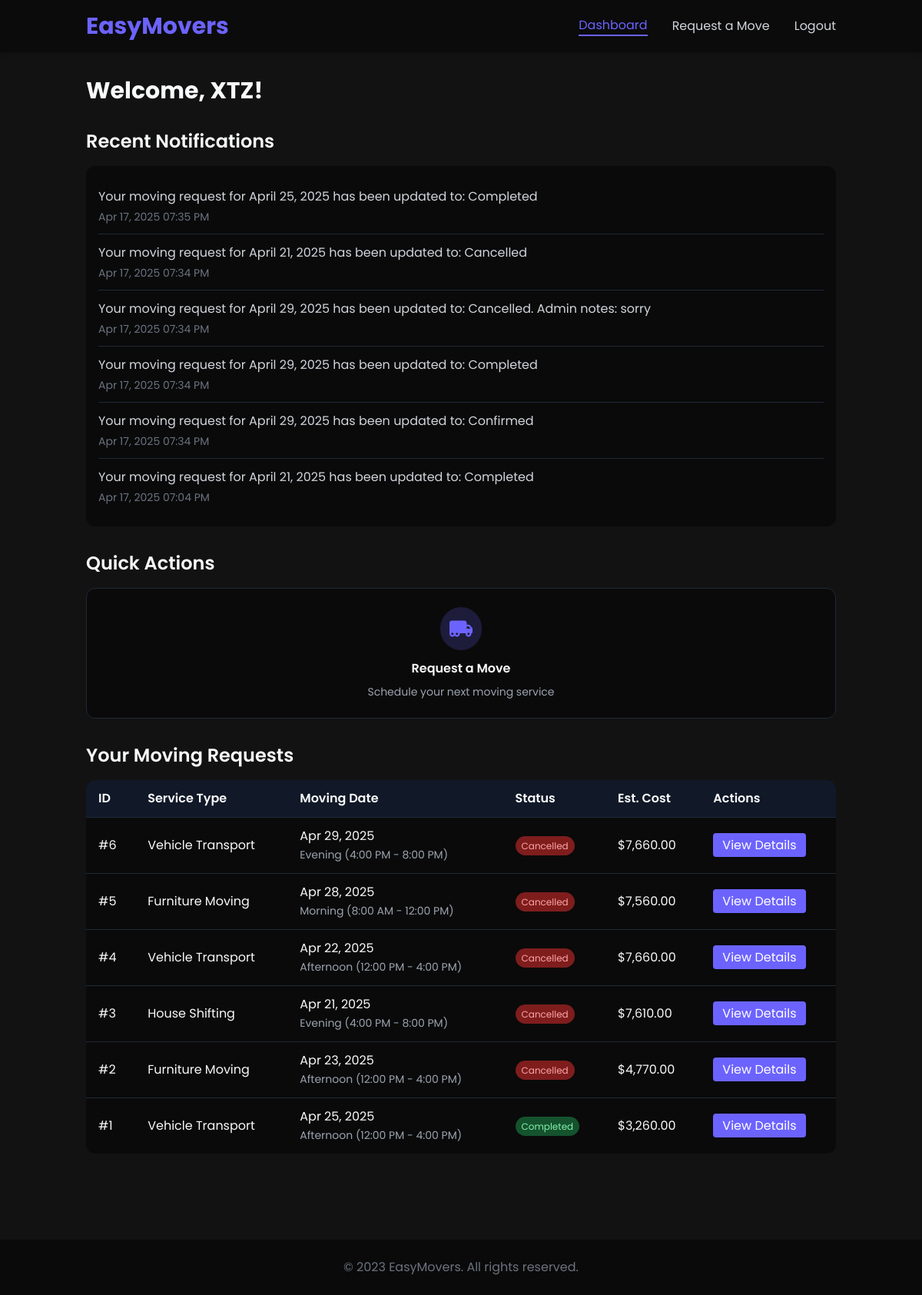
Screenshot of /user_dashboard.php (signed in) with the database file from the repository.
### tables this page shows
CREATE TABLE `user_notifications` (
  `id` int(11) NOT NULL,
  `user_id` int(11) NOT NULL,
  `message` text NOT NULL,
  `related_to` varchar(50) NOT NULL,
  `related_id` int(11) NOT NULL,
  `is_read` tinyint(1) DEFAULT 0,
  `created_at` datetime NOT NULL
);

CREATE TABLE `moving_requests` (
  `id` int(11) NOT NULL,
  `user_id` int(11) NOT NULL,
  `service_type` varchar(100) NOT NULL,
  `from_address` text NOT NULL,
  `to_address` text NOT NULL,
  `moving_date` date NOT NULL,
  `moving_time` varchar(50) NOT NULL,
  `items` text NOT NULL,
  `special_instructions` text DEFAULT NULL,
  `status` enum('pending','confirmed','in_progress','completed','cancelled') NOT NULL DEFAULT 'pending',
  `admin_notes` text DEFAULT NULL,
  `estimated_cost` decimal(10,2) DEFAULT NULL,
  `created_at` datetime NOT NULL,
  `updated_at` datetime DEFAULT NULL
);

### user_dashboard.php (the view, shortened to what this page needs)
<?php
require_once 'db_connect.php';
$user_id = $_SESSION['user_id'];
$user_name = $_SESSION['user_name'] ?? '';
$sql = "SELECT * FROM moving_requests WHERE user_id = :user_id ORDER BY created_at DESC";
$requests = [];
if ($stmt = $pdo->prepare($sql)) {
    $stmt->bindParam(":user_id", $user_id, PDO::PARAM_INT);
    if ($stmt->execute()) {
        $requests = $stmt->fetchAll(PDO::FETCH_ASSOC);
    }
}
$sql = "SELECT * FROM user_notifications WHERE user_id = :user_id ORDER BY created_at DESC LIMIT 10";
$notifications = [];
if ($stmt = $pdo->prepare($sql)) {
    $stmt->bindParam(":user_id", $user_id, PDO::PARAM_INT);
    if ($stmt->execute()) {
        $notifications = $stmt->fetchAll(PDO::FETCH_ASSOC);
    }
}
?>
<!DOCTYPE html>
<html lang="en">
<head>
    <script src="https://cdn.tailwindcss.com"></script>
    <link rel="stylesheet" href="https://cdnjs.cloudflare.com/ajax/libs/font-awesome/6.4.0/css/all.min.css">
</head>
<body class="bg-dark min-h-screen">
    <nav class="bg-darker bg-opacity-90 py-4 shadow-md">
        <div class="container mx-auto px-6">
            <div class="flex items-center justify-between">
                <a href="index.php" class="text-3xl font-bold text-primary">EasyMovers</a>
                <div class="hidden md:flex space-x-8 items-center">
                    <a href="user_dashboard.php" class="text-primary border-b-2 border-primary transition-colors">Dashboard</a>
                    <a href="request_move.php" class="text-gray-300 hover:text-primary transition-colors">Request a Move</a>
                    <a href="logout.php" class="text-gray-300 hover:text-primary transition-colors">Logout</a>
                </div>
            </div>
        </div>
    </nav>
    <div class="container mx-auto px-6 py-8">
        <h1 class="text-3xl font-bold mb-8">Welcome, <?php echo htmlspecialchars($user_name); ?>!</h1>
        <?php if (!empty($notifications)): ?>
        <div class="mb-8">
            <h2 class="text-2xl font-semibold mb-4">Recent Notifications</h2>
            <div class="bg-darker rounded-xl p-4">
                <?php foreach ($notifications as $notification): ?>
                <div class="border-b border-gray-800 py-3 last:border-b-0">
                    <p class="text-gray-300"><?php echo htmlspecialchars($notification['message']); ?></p>
                    <p class="text-sm text-gray-500 mt-1"><?php echo date('M d, Y h:i A', strtotime($notification['created_at'])); ?></p>
                </div>
                <?php endforeach; ?>
            </div>
        </div>
        <?php endif; ?>
        <div class="mb-8">
            <h2 class="text-2xl font-semibold mb-4">Quick Actions</h2>
                 <div class="w-full">
                <a href="request_move.php" class="bg-darker hover:bg-gray-800 p-6 rounded-xl border border-gray-800 flex flex-col items-center justify-center text-center transition duration-300">
                    <div class="p-3 rounded-full bg-primary bg-opacity-20 text-primary mb-3">
                        <i class="fas fa-truck-moving text-2xl"></i>
                    </div>
                    <h3 class="font-semibold mb-2">Request a Move</h3>
                    <p class="text-sm text-gray-400">Schedule your next moving service</p>
                </a>
            </div>
        </div>
        <div class="mb-8">
            <h2 class="text-2xl font-semibold mb-4">Your Moving Requests</h2>
            <?php if (empty($requests)): ?>
            <div class="bg-darker rounded-xl p-6 text-center">
                <p class="text-gray-400 mb-4">You don't have any moving requests yet.</p>
                <a href="request_move.php" class="bg-primary hover:bg-primary-dark text-white px-6 py-2 rounded-lg transition duration-300">Request a Move</a>
            </div>
            <?php else: ?>
            <div class="overflow-x-auto bg-darker rounded-xl">
                <table class="min-w-full">
                    <thead>
                        <tr class="bg-gray-900 text-left">
                            <th class="py-3 px-4 font-semibold">ID</th>
                            <th class="py-3 px-4 font-semibold">Service Type</th>
                            <th class="py-3 px-4 font-semibold">Moving Date</th>
                            <th class="py-3 px-4 font-semibold">Status</th>
                            <th class="py-3 px-4 font-semibold">Est. Cost</th>
                            <th class="py-3 px-4 font-semibold">Actions</th>
                        </tr>
                    </thead>
                    <tbody>
                        <?php foreach ($requests as $request): ?>
                        <tr class="border-t border-gray-800">
                            <td class="py-3 px-4">#<?php echo $request['id']; ?></td>
                            <td class="py-3 px-4"><?php echo htmlspecialchars($request['service_type']); ?></td>
                            <td class="py-3 px-4">
                                <?php echo date('M d, Y', strtotime($request['moving_date'])); ?><br>
                                <span class="text-sm text-gray-400"><?php echo htmlspecialchars($request['moving_time']); ?></span>
                            </td>
                            <td class="py-3 px-4">
                                <?php
                                $status_class = '';
                                switch ($request['status']) {
                                    case 'completed':
                                        $status_class = 'bg-green-900 text-green-300';
                                        break;
                                    case 'cancelled':
                                        $status_class = 'bg-red-900 text-red-300';
                                        break;
                                }
                                ?>
                                <span class="<?php echo $status_class; ?> py-1 px-2 rounded-full text-xs">
                                    <?php echo ucfirst($request['status']); ?>
                                </span>
                            </td>
                            <td class="py-3 px-4">$<?php echo number_format($request['estimated_cost'], 2); ?></td>
                            <td class="py-3 px-4">
                                <a href="view_request.php?id=<?php echo $request['id']; ?>" class="bg-primary hover:bg-primary-dark text-white px-3 py-1 rounded">
                                    View Details
                                </a>
                            </td>
                        </tr>
                        <?php endforeach; ?>
                    </tbody>
                </table>
            </div>
            <?php endif; ?>
        </div>
    </div>
    <footer class="bg-darker py-6 mt-12">
        <div class="container mx-auto px-6">
            <p class="text-center text-gray-500">&copy; 2023 EasyMovers. All rights reserved.</p>
        </div>
    </footer>
</body>
</html>

### user_dashboard.php (style rules this page uses)
body { font-family: 'Poppins', sans-serif; background-color: #121212; color: #f8f9fa; }

### rows the page displays
user_notifications: message "Your moving request for April 25, 2025 has been updated to: Completed", created_at "Apr 17, 2025 07:35 PM"
user_notifications: message "Your moving request for April 21, 2025 has been updated to: Cancelled", created_at "Apr 17, 2025 07:34 PM"
user_notifications: message "Your moving request for April 29, 2025 has been updated to: Cancelled. Admin notes: sorry", created_at "Apr 17, 2025 07:34 PM"
user_notifications: message "Your moving request for April 29, 2025 has been updated to: Completed", created_at "Apr 17, 2025 07:34 PM"
user_notifications: message "Your moving request for April 29, 2025 has been updated to: Confirmed", created_at "Apr 17, 2025 07:34 PM"
user_notifications: message "Your moving request for April 21, 2025 has been updated to: Completed", created_at "Apr 17, 2025 07:04 PM"
moving_requests: id "6", service_type "Vehicle Transport", moving_date "Apr 29, 2025", moving_time "Evening (4:00 PM - 8:00 PM)", status "Cancelled", estimated_cost "7,660.00"
moving_requests: id "5", service_type "Furniture Moving", moving_date "Apr 28, 2025", moving_time "Morning (8:00 AM - 12:00 PM)", status "Cancelled", estimated_cost "7,560.00"
moving_requests: id "4", service_type "Vehicle Transport", moving_date "Apr 22, 2025", moving_time "Afternoon (12:00 PM - 4:00 PM)", status "Cancelled", estimated_cost "7,660.00"
moving_requests: id "3", service_type "House Shifting", moving_date "Apr 21, 2025", moving_time "Evening (4:00 PM - 8:00 PM)", status "Cancelled", estimated_cost "7,610.00"
moving_requests: id "2", service_type "Furniture Moving", moving_date "Apr 23, 2025", moving_time "Afternoon (12:00 PM - 4:00 PM)", status "Cancelled", estimated_cost "4,770.00"
moving_requests: id "1", service_type "Vehicle Transport", moving_date "Apr 25, 2025", moving_time "Afternoon (12:00 PM - 4:00 PM)", status "Completed", estimated_cost "3,260.00"

### other values shown
$user_name "XTZ"
